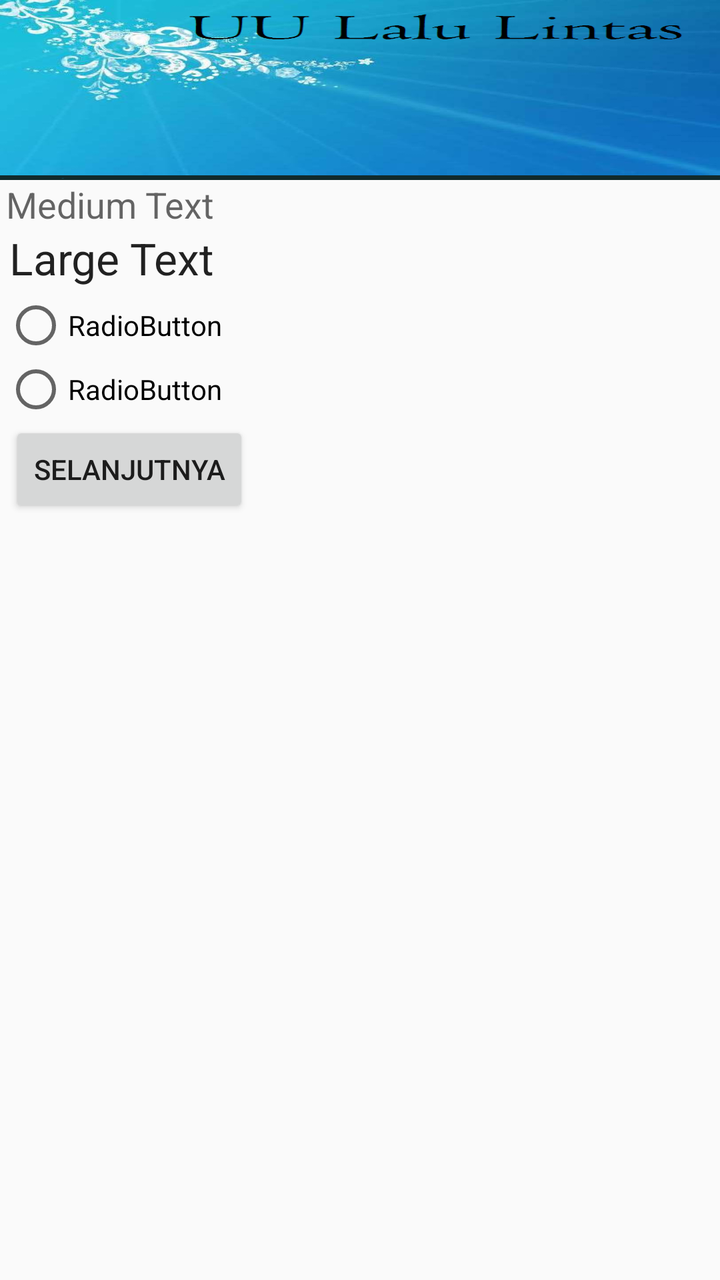
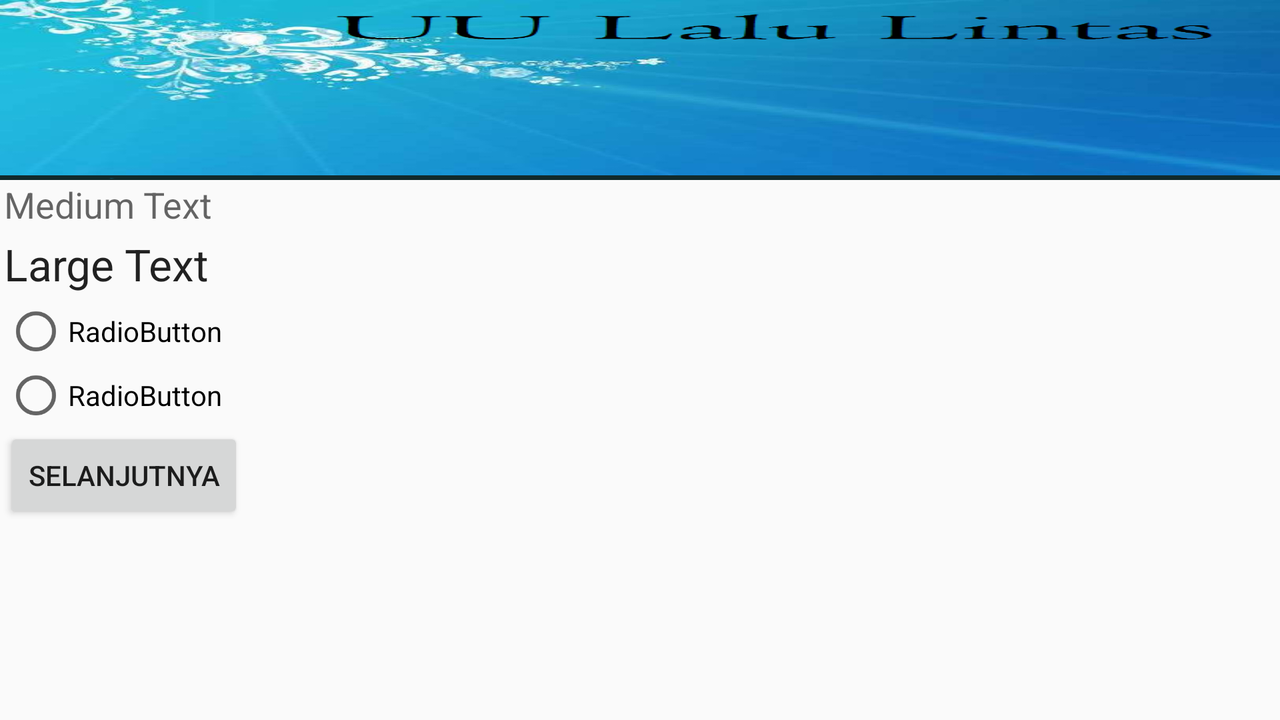

One screen, two layout resources from the same app: the default and the repository's alternative for another configuration. Each is rendered where Android would select it; the XML of both is given below.
<!-- AndroidManifest.xml: application theme AppTheme -->
<!-- res/layout/activity_sim2.xml -->
<RelativeLayout xmlns:android="http://schemas.android.com/apk/res/android"
    xmlns:tools="http://schemas.android.com/tools" android:layout_width="match_parent"
    android:layout_height="match_parent"
    tools:context="com.evand.edu.uulalulintas.sim2">

    <LinearLayout
        android:orientation="horizontal"
        android:layout_width="match_parent"
        android:layout_height="90dp"
        android:layout_gravity="center_horizontal"
        android:background="@drawable/bg"
        android:id="@+id/linearLayout"></LinearLayout>


    <RadioGroup
        android:id="@+id/radioGroup1"
        android:layout_width="match_parent"
        android:layout_height="wrap_content"
        android:layout_weight="0.04"
        android:layout_below="@+id/textView"
        android:layout_alignParentLeft="true"
        android:layout_alignParentStart="true">

        <RadioButton
            android:id="@+id/radio"
            android:layout_width="match_parent"
            android:layout_height="wrap_content"
            android:text="RadioButton"
            android:layout_alignParentStart="true"
            android:layout_below="@+id/textView"
            android:layout_alignParentLeft="true"
            android:layout_marginTop="3dp"
            android:layout_marginLeft="2dp" />

        <RadioButton
            android:id="@+id/radio2"
            android:layout_width="match_parent"
            android:layout_height="wrap_content"
            android:text="RadioButton"
            android:layout_below="@+id/radio"
            android:layout_alignParentLeft="true"
            android:layout_alignParentStart="true"
            android:layout_marginLeft="2dp" />

    </RadioGroup>

    <Button
        android:layout_width="wrap_content"
        android:layout_height="wrap_content"
        android:text="Selanjutnya"
        android:id="@+id/button1"
        android:layout_below="@+id/radioGroup1"
        android:layout_alignLeft="@+id/textView"
        android:layout_alignStart="@+id/textView" />

    <TextView
        android:layout_width="wrap_content"
        android:layout_height="wrap_content"
        android:textAppearance="?android:attr/textAppearanceLarge"
        android:text="Large Text"
        android:id="@+id/textView"
        android:layout_below="@+id/tvid"
        android:layout_alignRight="@+id/tvid"
        android:layout_alignEnd="@+id/tvid" />

    <TextView
        android:layout_width="wrap_content"
        android:layout_height="wrap_content"
        android:textAppearance="?android:attr/textAppearanceMedium"
        android:text="Medium Text"
        android:id="@+id/tvid"
        android:layout_below="@+id/linearLayout"
        android:layout_alignParentLeft="true"
        android:layout_alignParentStart="true"
        android:layout_marginLeft="3dp" />

</RelativeLayout>
<!-- resources referenced by this layout -->
<resources>
  <!-- drawable bg: png bitmap (drawable, 287581 bytes) -->
  <!-- from res/values-v21/ -->
  <style name="AppTheme" parent="Base.Theme.AppCompat.Light">
      </style>
</resources>
<!-- res/layout-land/activity_sim2.xml (the repository's variant of the layout above) -->
<!-- drawn on the phone turned sideways -->
<ScrollView xmlns:android="http://schemas.android.com/apk/res/android"
    xmlns:tools="http://schemas.android.com/tools" android:layout_width="match_parent"
    android:layout_height="match_parent"
    tools:context="com.evand.edu.uulalulintas.sim2">


    <LinearLayout
        android:orientation="vertical"
        android:layout_width="fill_parent"
        android:layout_height="fill_parent">

        <LinearLayout
            android:orientation="horizontal"
            android:layout_width="match_parent"
            android:layout_height="90dp"
            android:layout_gravity="center_horizontal"
            android:background="@drawable/bg"
            android:id="@+id/linearLayout"></LinearLayout>

        <LinearLayout
            android:orientation="vertical"
            android:layout_width="fill_parent"
            android:layout_height="wrap_content"
            android:layout_alignParentBottom="true"
            android:layout_alignParentLeft="true"
            android:layout_alignParentStart="true"
            android:layout_below="@+id/linearLayout"
            android:nestedScrollingEnabled="true">

            <TextView
                android:layout_width="wrap_content"
                android:layout_height="wrap_content"
                android:textAppearance="?android:attr/textAppearanceMedium"
                android:text="Medium Text"
                android:id="@+id/tvid"
                android:layout_marginLeft="2dp" />

            <TextView
                android:layout_width="wrap_content"
                android:layout_height="wrap_content"
                android:textAppearance="?android:attr/textAppearanceLarge"
                android:text="Large Text"
                android:id="@+id/textView"
                android:layout_below="@+id/linearLayout"
                android:layout_alignParentLeft="true"
                android:layout_alignParentStart="true"
                android:layout_marginTop="3dp"
                android:layout_marginLeft="2dp" />

            <RadioGroup
                android:id="@+id/radioGroup1"
                android:layout_width="match_parent"
                android:layout_height="wrap_content"
                android:layout_below="@+id/textView"
                android:layout_alignParentLeft="true"
                android:layout_alignParentStart="true">

                <RadioButton
                    android:id="@+id/radio"
                    android:layout_width="match_parent"
                    android:layout_height="wrap_content"
                    android:text="RadioButton"
                    android:layout_alignParentStart="true"
                    android:layout_below="@+id/textView"
                    android:layout_alignParentLeft="true"
                    android:layout_marginTop="3dp"
                    android:layout_marginLeft="2dp" />

                <RadioButton
                    android:id="@+id/radio2"
                    android:layout_width="match_parent"
                    android:layout_height="wrap_content"
                    android:text="RadioButton"
                    android:layout_below="@+id/radio"
                    android:layout_alignParentLeft="true"
                    android:layout_alignParentStart="true"
                    android:layout_marginLeft="2dp" />

            </RadioGroup>

            <Button
                android:layout_width="wrap_content"
                android:layout_height="wrap_content"
                android:text="Selanjutnya"
                android:id="@+id/button1"
                android:layout_below="@+id/radioGroup1"
                android:layout_alignParentLeft="true"
                android:layout_alignParentStart="true"
                android:layout_marginLeft="2dp" />
        </LinearLayout>
    </LinearLayout>

</ScrollView>
